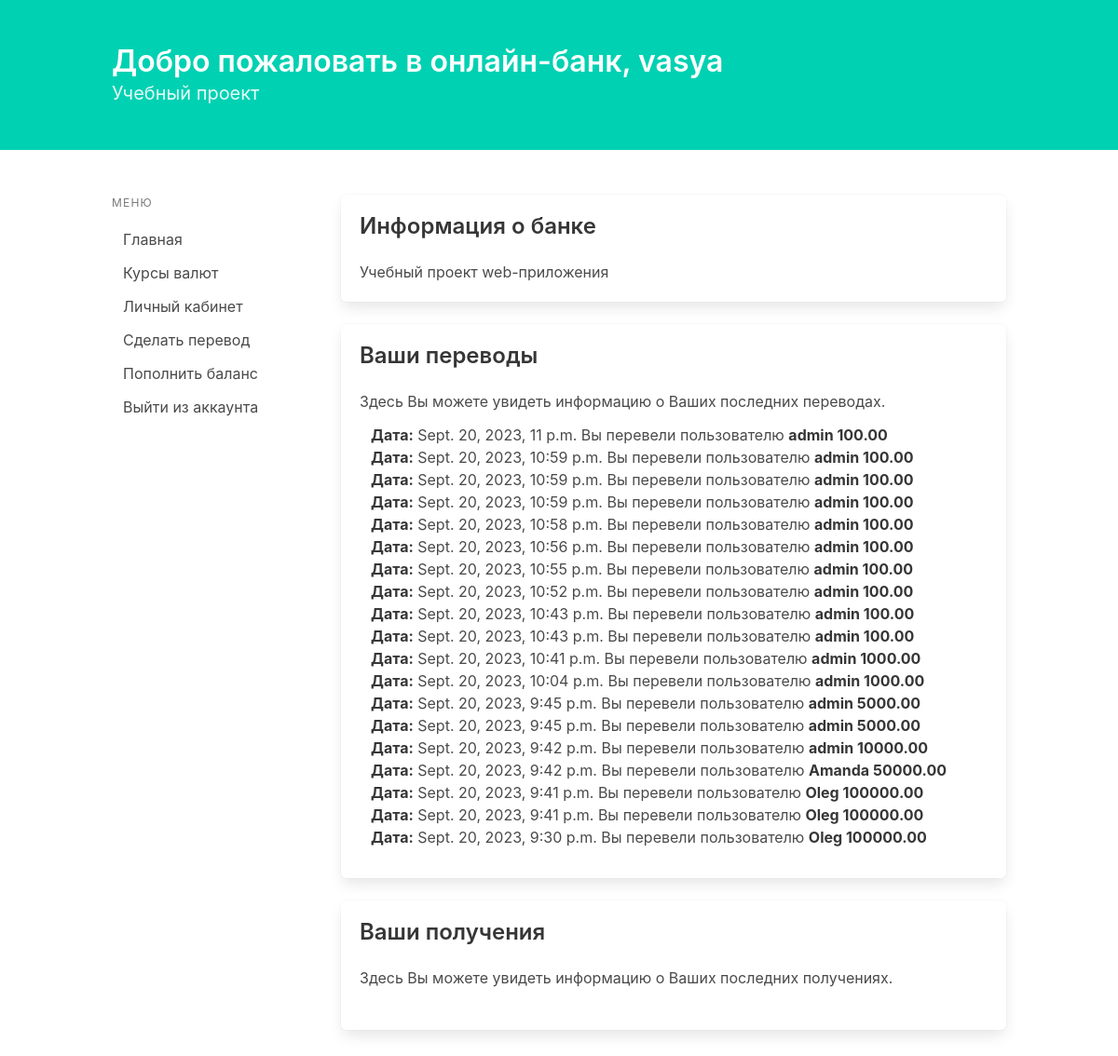
Screenshot of / (signed in) with the database file from the repository.
### home/models.py (models this page shows, shortened)
class Transfer(models.Model):
    sender = models.ForeignKey(User, on_delete=models.CASCADE)
    receiver_username = models.CharField(max_length=100)
    amount = models.DecimalField(max_digits=10, decimal_places=2)
    timestamp = models.DateTimeField(auto_now_add=True)

### home/views.py (the view)
# urls.py: path('', home_page),
@login_required
def home_page(request):
    return render(request, 'home.html',
                  {'outcomes': (Transfer.objects.filter(sender_id=request.user.id)).order_by('-timestamp')[:20],
                'incomes_data':
                    (Transfer.objects.filter(receiver_username=request.user.username)).order_by('-timestamp')[:20]})

### templates/home.html (shortened to what this page needs)
{% extends 'base.html' %}
{% block content %}
{% if user.is_authenticated %}
<head>
    <link rel="stylesheet" href="https://cdn.jsdelivr.net/npm/bulma@0.9.4/css/bulma.min.css">
</head>
<body>
    <section class="hero is-primary">
        <div class="hero-body">
            <div class="container">
                <h1 class="title">Добро пожаловать в онлайн-банк, {{user.username}}</h1>
                <h2 class="subtitle">Учебный проект</h2>
            </div>
        </div>
    </section>
    <section class="section">
        <div class="container">
            <div class="columns">
                <div class="column is-3">
                    <aside class="menu">
                        <p class="menu-label">Меню</p>
                        <ul class="menu-list">
                            <li><a href="/">Главная</a></li>
                            <li><a href="/exchange_currency/">Курсы валют</a></li>
                            <li><a href="profile/">Личный кабинет</a></li>
                            <li><a href="/transactions_new/">Сделать перевод</a></li>
                            <li><a href="deposit">Пополнить баланс</a></li>
                            <li><a href="accounts/logout/">Выйти из аккаунта</a></li>
                        </ul>
                    </aside>
                </div>
                <div class="column">
                    <div class="box">
                        <h3 class="title is-4">Информация о банке</h3>
                        <p>Учебный проект web-приложения</p>
                    </div>
                    <div class="box">
                        <h3 class="title is-4">Ваши переводы</h3>
                        <p>Здесь Вы можете увидеть информацию о Ваших последних переводах.</p>
                        <div class="column">
                            {% for elem in outcomes %}
                            <strong>Дата:</strong> {{elem.timestamp}}
                            Вы перевели пользователю <strong>{{elem.receiver_username}} {{elem.amount}}</strong>
                            <br>
                            {% endfor %}
                        </div>
                    </div>
                    <div class="box">
                        <h3 class="title is-4">Ваши получения</h3>
                        <p>Здесь Вы можете увидеть информацию о Ваших последних получениях.</p>
                        <div class="column">
                        </div>
                    </div>
                </div>
            </div>
        </div>
    </section>
</body>
</html>
{% endif %}
{% endblock %}

### templates/base.html (shortened to what this page needs)
<!DOCTYPE html>
<html>
<head>
  <link rel="stylesheet" href="https://maxcdn.bootstrapcdn.com/font-awesome/4.7.0/css/font-awesome.min.css">
  <link rel="stylesheet" href="https://cdnjs.cloudflare.com/ajax/libs/bulma/0.6.1/css/bulma.min.css">
</head>
<body>
  <main>
    {% block content %}
    {% endblock %}
</body>
</html>

### rows the page displays
Transfer: timestamp "Sept. 20, 2023, 11 p.m.", receiver_username "admin", amount "100.00"
Transfer: timestamp "Sept. 20, 2023, 10:59 p.m.", receiver_username "admin", amount "100.00"
Transfer: timestamp "Sept. 20, 2023, 10:59 p.m.", receiver_username "admin", amount "100.00"
Transfer: timestamp "Sept. 20, 2023, 10:59 p.m.", receiver_username "admin", amount "100.00"
Transfer: timestamp "Sept. 20, 2023, 10:58 p.m.", receiver_username "admin", amount "100.00"
Transfer: timestamp "Sept. 20, 2023, 10:56 p.m.", receiver_username "admin", amount "100.00"
Transfer: timestamp "Sept. 20, 2023, 10:55 p.m.", receiver_username "admin", amount "100.00"
Transfer: timestamp "Sept. 20, 2023, 10:52 p.m.", receiver_username "admin", amount "100.00"
Transfer: timestamp "Sept. 20, 2023, 10:43 p.m.", receiver_username "admin", amount "100.00"
Transfer: timestamp "Sept. 20, 2023, 10:43 p.m.", receiver_username "admin", amount "100.00"
Transfer: timestamp "Sept. 20, 2023, 10:41 p.m.", receiver_username "admin", amount "1000.00"
Transfer: timestamp "Sept. 20, 2023, 10:04 p.m.", receiver_username "admin", amount "1000.00"
Transfer: timestamp "Sept. 20, 2023, 9:45 p.m.", receiver_username "admin", amount "5000.00"
Transfer: timestamp "Sept. 20, 2023, 9:45 p.m.", receiver_username "admin", amount "5000.00"
Transfer: timestamp "Sept. 20, 2023, 9:42 p.m.", receiver_username "admin", amount "10000.00"
Transfer: timestamp "Sept. 20, 2023, 9:42 p.m.", receiver_username "Amanda", amount "50000.00"
Transfer: timestamp "Sept. 20, 2023, 9:41 p.m.", receiver_username "Oleg", amount "100000.00"
Transfer: timestamp "Sept. 20, 2023, 9:41 p.m.", receiver_username "Oleg", amount "100000.00"
Transfer: timestamp "Sept. 20, 2023, 9:30 p.m.", receiver_username "Oleg", amount "100000.00"

### other values shown
{{ user.username }} "vasya"
